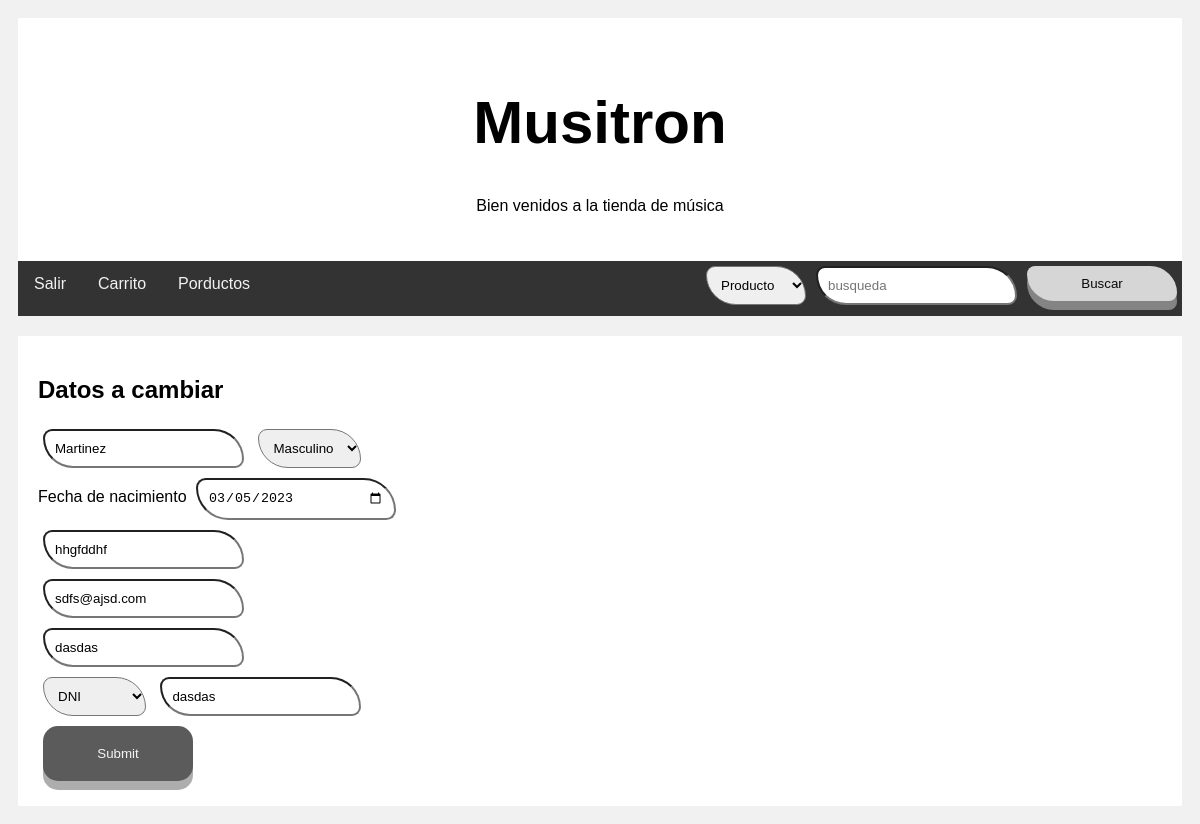
The page /madridSkills/views/cliente/datos/cambiar.php (signed in) on the database its author committed.
### tables this page shows
CREATE TABLE `cliente` (
  `id_us` int(11) DEFAULT NULL,
  `apellidos` varchar(100) DEFAULT NULL,
  `genero` enum('Masculino','Femenino','Otro') DEFAULT NULL,
  `fecha_nac` date DEFAULT NULL,
  `telefono` varchar(9) DEFAULT NULL,
  `email` varchar(100) DEFAULT NULL,
  `direccion` varchar(100) DEFAULT NULL,
  `tipo_ident` enum('DNI','NIF','Pasaporte','nº SS') DEFAULT NULL,
  `identificador` varchar(20) DEFAULT NULL
);

### madridSkills/models/cliente.php (called while the page is built, shortened)
<?php
class Cliente{
    function __construct($id_us,$apellidos,$genero, $fecha_nac, $telefono, $email, $direccion, $tipo_ident ,$identificador){
        $this->apellidos = $apellidos;
        $this->fecha_nac = $fecha_nac;
        $this->telefono = $telefono;
        $this->email = $email;
        $this->direccion = $direccion ;
        $this->identificador = $identificador ;
    }
	public static function getById($id_us){
		$db=Db::getConnect();
		$select=$db->prepare('SELECT * FROM cliente WHERE id_us=:id_us');
		$select->bindValue('id_us',$id_us);
		$select->execute();
        $clienteDb=$select->fetch();
		if($clienteDb){
            $cliente= new Cliente($clienteDb['id_us'],$clienteDb['apellidos'],$clienteDb['genero'],$clienteDb['fecha_nac'],$clienteDb['telefono'],$clienteDb['email'],$clienteDb['direccion'],$clienteDb['tipo_ident'], $clienteDb['identificador']);
            return $cliente;
        }else{
            return false;
        }
	}
}
?>

### madridSkills/views/cliente/datos/cambiar.php (the view, shortened to what this page needs)
<!DOCTYPE html>
<head>
    <link rel="stylesheet" href="../../../assets/estiloInicio.css">
</head>
<body>
    <div class="header">
        <h1>Musitron</h1>
        <p>Bien venidos a la tienda de música</p>
    </div>
    <div class="topnav">
        <a onclick="window.location.href='../../../sesion/fin.php'">Salir</a>
        <a onclick="window.location.href='../pedido/index.php'">Carrito</a>
        <a onclick="window.location.href='../index.php'">Porductos</a>
        <form action="" method="post">
            <input type="submit" name="buscar" value="Buscar" style="float:right">
            <input type="text" name="busqueda" placeholder="busqueda" style="float:right">
            <select name="tipo" style="float:right">
                <option value="producto">Producto</option>
            </select>
        </form>
    </div>
    <?php
    require_once('../../../models/cliente.php');
    $cliente = Cliente::getById($_SESSION['usuario_id']);
    ?>
    <div class="row">
        <div class="column">
            <div class="card" id="tipo_C" >
                <form action="../../../controllers/cliente_controller.php" method="post">
                <h2>Datos a cambiar</h2>
                <input type="text" name="apellidos" value=<?php echo $cliente->apellidos?>>
                <select name="genero">
                    <option value="Masculino">Masculino</option>
                </select>
                <br>
                <label for="fecha_na">Fecha de nacimiento</label>
                <input type="date" id="fecha_nac" name="fecha_nac" value=<?php echo $cliente->fecha_nac?>>
                <br>
                <input type="text" id="telefono" name="telefono" value=<?php echo $cliente->telefono?> maxlength="9" minlenght="9">
                <br>
                <input type="email" id="email" name="email" value=<?php echo $cliente->email?>>
                <br>
                <input type="text" id="direccion" name="direccion" value=<?php echo $cliente->direccion?>>
                <br>
                <select name="tipo_ident">
                    <option value="DNI">DNI</option>
                </select>
                <input type="text" id="identificador" name="identificador" value=<?php echo $cliente->identificador?>>
                <br>
                <input type="submit" name="submit">
                </form>
            </div>
        </div>
    </div>
</body>
</html>

### madridSkills/assets/estiloInicio.css (style rules this page uses)
* { box-sizing: border-box; }
body { font-family: Arial; padding: 10px; background: #f1f1f1; }
.header { padding: 30px; text-align: center; background: white; }
.header h1 { font-size: 60px; }
.topnav { overflow: hidden; background-color: #333; min-height: 55px; }
.topnav a { float: left; display: block; color: #f2f2f2; text-align: center; padding: 14px 16px; text-decoration: none; }
.topnav input[type=submit] { border-radius: 15px 50px; padding: 10px; margin: 5px; background-color: white; color: black; }
.card { background-color: white; padding: 20px; margin-top: 20px; }
input[type=text],input[type=password],input[type=email],input[type=date],input[type=number] { border-radius: 15px 50px; padding: 10px; margin: 5px; min-width: 200px; }
select, input[type=number] { border-radius: 15px 50px; padding: 10px; margin: 5px; min-width: 20px; }
input[type=reset], input[type=submit] { display: inline-block; border-radius: 4px; background-color: #333; border: none; color: #f2f2f2; text-align: center; padding: 20px; width: 150px; transition: all 0.2s; cursor: pointer; margin: 5px; border: none; border-radius: 15px; box-shadow: 0 9px #999; opacity: 0.8; }
.row:after { content: ""; display: table; clear: both; }

### rows shown on the page
cliente: apellidos "Martinez", fecha_nac "03/05/2023", telefono "hhgfddhf", email "sdfs@ajsd.com", direccion "dasdas", identificador "dasdas"
